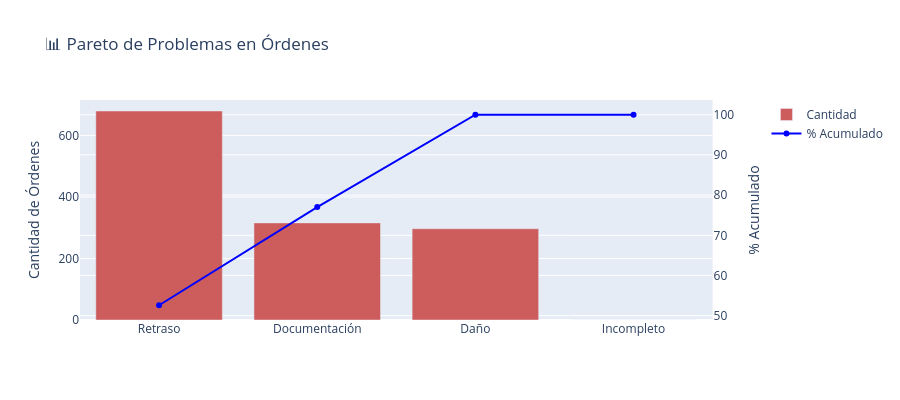

Write notebook code for a chart like this one.
### Markdown cell above
## ⚡ KPI 5: Perfect Order Rate

**Definición**: % de órdenes perfectas (a tiempo, completa, sin daños, documentación correcta).

**Meta típica**: > 90%

**Impacto**: Costos ocultos (devoluciones, reenvíos, créditos).

### Code cell
# Perfect order = on time + complete + no damage + correct docs
orders['no_damage'] = np.random.choice([True, False], len(orders), p=[0.97, 0.03])
orders['correct_docs'] = np.random.choice([True, False], len(orders), p=[0.96, 0.04])
orders['perfect'] = orders['otif'] & orders['no_damage'] & orders['correct_docs']

perfect_rate = orders['perfect'].mean() * 100
print(f"📊 Perfect Order Rate: {perfect_rate:.1f}%")

# Pareto de problemas
issues = {
    'Retraso': (~orders['delivered_on_time']).sum(),
    'Incompleto': (~orders['delivered_complete']).sum(),
    'Daño': (~orders['no_damage']).sum(),
    'Documentación': (~orders['correct_docs']).sum()
}
issues_df = pd.DataFrame(list(issues.items()), columns=['Tipo', 'Cantidad'])
issues_df = issues_df.sort_values('Cantidad', ascending=False)
issues_df['Acumulado%'] = (issues_df['Cantidad'].cumsum() / issues_df['Cantidad'].sum() * 100)

fig = make_subplots(specs=[[{"secondary_y": True}]])
fig.add_trace(
    go.Bar(x=issues_df['Tipo'], y=issues_df['Cantidad'], name='Cantidad', marker_color='indianred'),
    secondary_y=False
)
fig.add_trace(
    go.Scatter(x=issues_df['Tipo'], y=issues_df['Acumulado%'], name='% Acumulado', 
               marker_color='blue', mode='lines+markers'),
    secondary_y=True
)
fig.update_layout(title="📊 Pareto de Problemas en Órdenes", height=400)
fig.update_yaxes(title_text="Cantidad de Órdenes", secondary_y=False)
fig.update_yaxes(title_text="% Acumulado", secondary_y=True)
fig.show()

### Figure 1 — Plotly figure (JSON) as saved in the notebook; plotly's stock layout.template omitted (floating-point values rounded to 4 significant figures)
{"data": [{"marker": {"color": "indianred"}, "name": "Cantidad", "type": "bar", "x": ["Retraso", "Documentación", "Daño", "Incompleto"], "xaxis": "x", "y": [680, 316, 297, 0], "yaxis": "y"}, {"marker": {"color": "blue"}, "mode": "lines+markers", "name": "% Acumulado", "type": "scatter", "x": ["Retraso", "Documentación", "Daño", "Incompleto"], "xaxis": "x", "y": [52.59, 77.03, 100.0, 100.0], "yaxis": "y2"}], "layout": {"height": 400, "title": {"text": "📊 Pareto de Problemas en Órdenes"}, "xaxis": {"anchor": "y", "domain": [0, 0.94]}, "yaxis": {"anchor": "x", "domain": [0, 1], "title": {"text": "Cantidad de Órdenes"}}, "yaxis2": {"anchor": "x", "overlaying": "y", "side": "right", "title": {"text": "% Acumulado"}}}}
